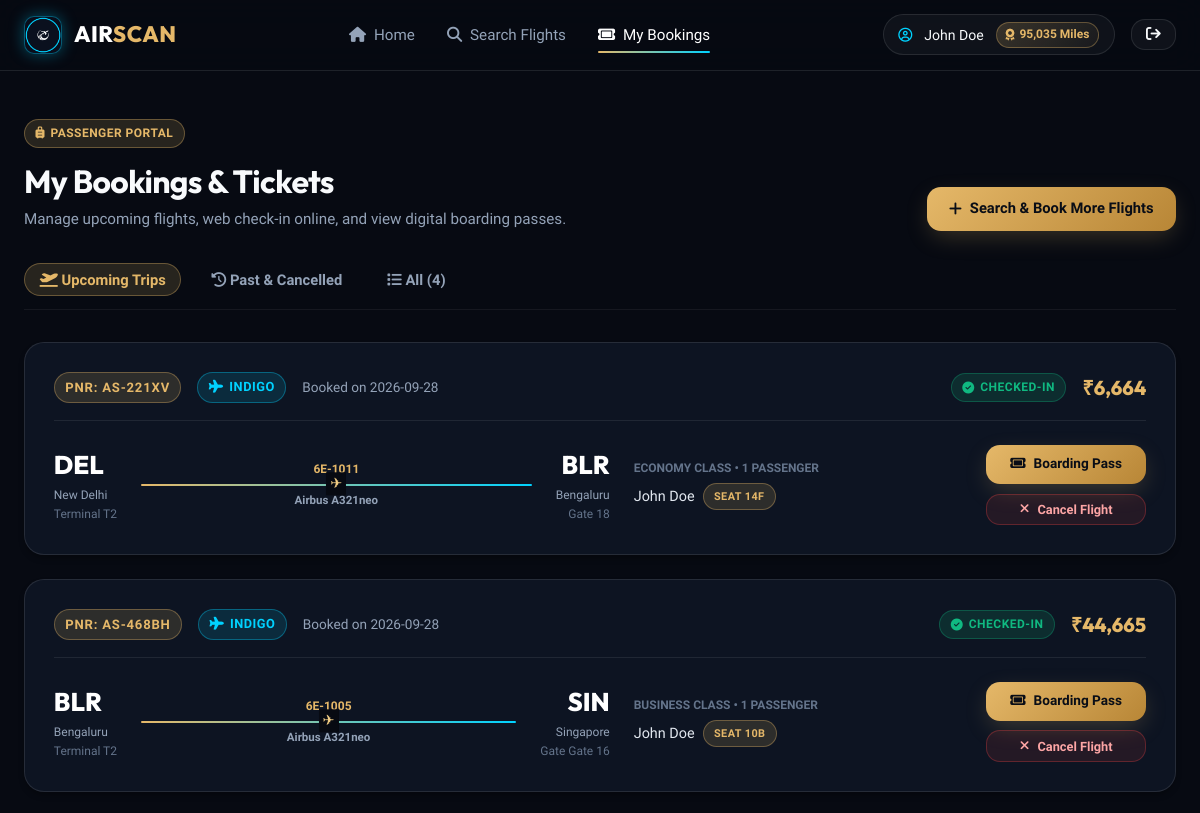
/my-bookings (signed in, upper part), run on an earlier commit of the app's database.
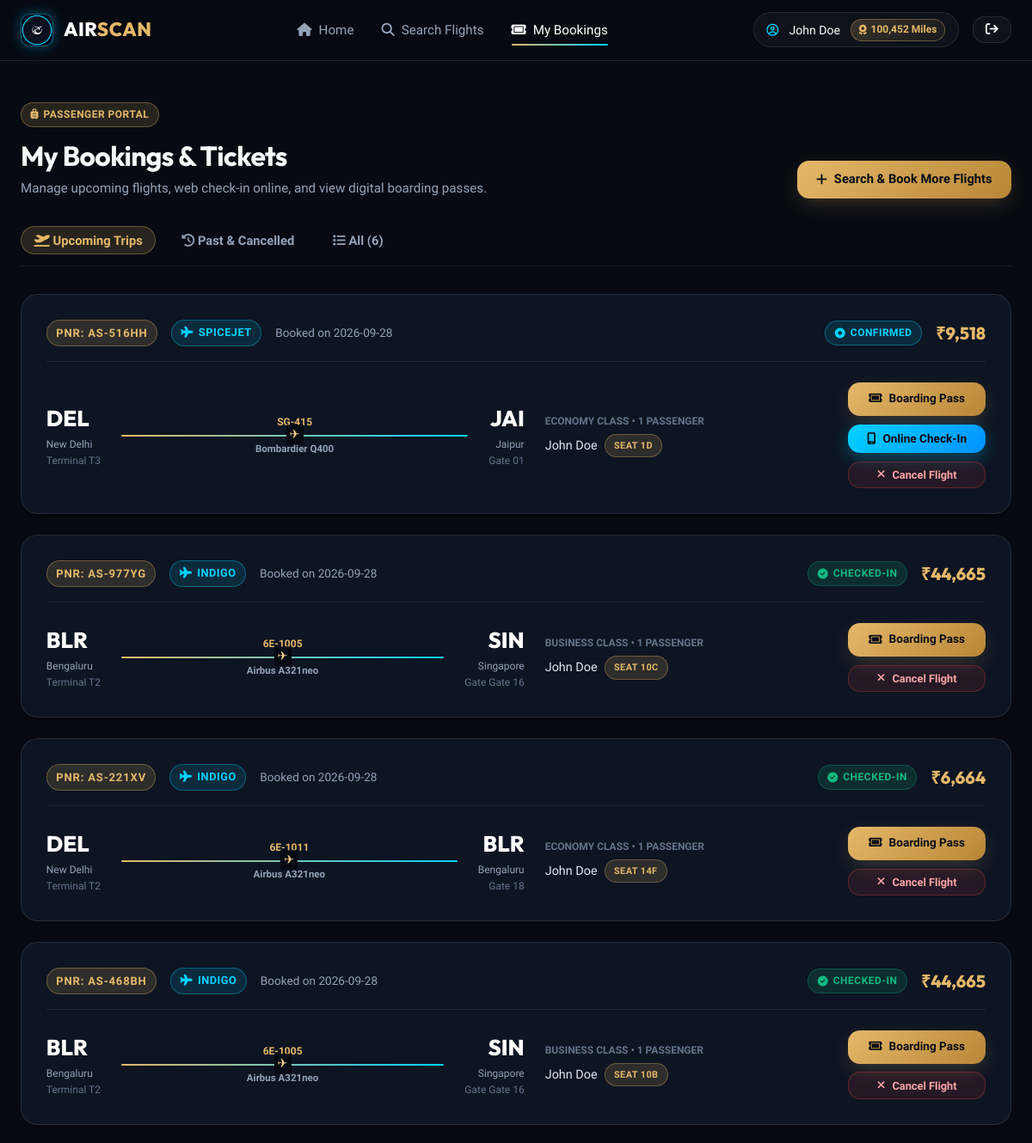
And on a later commit of the database.
### tables this page shows
CREATE TABLE users (
    id INTEGER PRIMARY KEY AUTOINCREMENT,
    full_name TEXT NOT NULL,
    email TEXT NOT NULL UNIQUE,
    password_hash TEXT NOT NULL,
    phone TEXT,
    passport_number TEXT,
    is_verified INTEGER DEFAULT 0,
    verification_code TEXT,
    verification_expiry TEXT,
    role TEXT DEFAULT 'passenger',
    miles INTEGER DEFAULT 12500,
    created_at TEXT DEFAULT CURRENT_TIMESTAMP
);

CREATE TABLE bookings (
    id INTEGER PRIMARY KEY AUTOINCREMENT,
    booking_reference TEXT NOT NULL UNIQUE,
    user_id INTEGER NOT NULL,
    flight_id INTEGER NOT NULL,
    trip_type TEXT DEFAULT 'One-Way',
    cabin_class TEXT NOT NULL,
    total_fare REAL NOT NULL,
    payment_status TEXT DEFAULT 'Paid',
    booking_status TEXT DEFAULT 'Confirmed',
    booking_date TEXT DEFAULT CURRENT_TIMESTAMP,
    FOREIGN KEY (user_id) REFERENCES users(id),
    FOREIGN KEY (flight_id) REFERENCES flights(id)
);

CREATE TABLE flights (
    id INTEGER PRIMARY KEY AUTOINCREMENT,
    flight_number TEXT NOT NULL UNIQUE,
    airline_name TEXT DEFAULT 'AeroLux Airways',
    origin_id INTEGER NOT NULL,
    destination_id INTEGER NOT NULL,
    departure_time TEXT NOT NULL,
    arrival_time TEXT NOT NULL,
    duration_minutes INTEGER NOT NULL,
    aircraft_model TEXT NOT NULL,
    status TEXT DEFAULT 'On Time',
    economy_price REAL NOT NULL,
    business_price REAL NOT NULL,
    first_price REAL NOT NULL,
    terminal TEXT DEFAULT 'T1',
    gate TEXT DEFAULT 'A4',
    created_at TEXT DEFAULT CURRENT_TIMESTAMP,
    FOREIGN KEY (origin_id) REFERENCES airports(id),
    FOREIGN KEY (destination_id) REFERENCES airports(id)
);

CREATE TABLE airports (
    id INTEGER PRIMARY KEY AUTOINCREMENT,
    code TEXT NOT NULL UNIQUE,
    name TEXT NOT NULL,
    city TEXT NOT NULL,
    country TEXT NOT NULL,
    timezone TEXT DEFAULT 'UTC'
);

CREATE TABLE passengers (
    id INTEGER PRIMARY KEY AUTOINCREMENT,
    booking_id INTEGER NOT NULL,
    full_name TEXT NOT NULL,
    passport_number TEXT,
    date_of_birth TEXT,
    seat_id INTEGER,
    seat_number TEXT,
    meal_preference TEXT DEFAULT 'Standard Gourmet',
    extra_baggage_kg INTEGER DEFAULT 0,
    ticket_number TEXT NOT NULL UNIQUE,
    FOREIGN KEY (booking_id) REFERENCES bookings(id),
    FOREIGN KEY (seat_id) REFERENCES seats(id)
);

### app.py (the view)
@app.route('/my-bookings')
@login_required
def my_bookings():
    bookings = Database.execute_query(
        """SELECT b.*, f.flight_number, f.airline_name, f.aircraft_model, f.departure_time, f.arrival_time, f.terminal, f.gate, f.status as flight_status,
                  orig.city as origin_city, orig.code as origin_code,
                  dest.city as destination_city, dest.code as destination_code,
                  (SELECT COUNT(*) FROM passengers p WHERE p.booking_id = b.id) as passenger_count
           FROM bookings b
           JOIN flights f ON b.flight_id = f.id
           JOIN airports orig ON f.origin_id = orig.id
           JOIN airports dest ON f.destination_id = dest.id
           WHERE b.user_id = %s
           ORDER BY b.booking_date DESC""",
        (session['user_id'],)
    )
    for b in bookings:
        b['passengers'] = Database.execute_query("SELECT * FROM passengers WHERE booking_id = %s", (b['id'],))
        dep_dt = datetime.strptime(str(b['departure_time'])[:19], '%Y-%m-%d %H:%M:%S')
        b['is_past'] = dep_dt < datetime.now()
        b['dep_formatted'] = dep_dt.strftime('%a, %d %b %Y • %H:%M')
    return render_template('my_bookings.html', bookings=bookings)

### app.py (called while the page is built)
def login_required(f):
    @wraps(f)
    def decorated_function(*args, **kwargs):
        if 'user_id' not in session:
            flash('Please sign in to access this page.', 'warning')
            return redirect(url_for('login', next=request.url))
        return f(*args, **kwargs)
    return decorated_function

@app.context_processor
def inject_global_data():
    current_user = None
    if 'user_id' in session:
        current_user = Database.execute_query(
            "SELECT id, full_name, email, phone, passport_number, is_verified, role, miles FROM users WHERE id = %s",
            (session['user_id'],),
            fetch_one=True
        )
    db_info = Database.get_db_info()
    return {
        'current_user': current_user,
        'db_info': db_info,
        'current_year': datetime.now().year
    }

### db.py (called while the page is built, shortened)
    @classmethod
    def determine_mode(cls):
        if cls._connection_mode:
            return cls._connection_mode

### templates/my_bookings.html (shortened to what the changed rows need)
{% extends 'base.html' %}
{% block content %}
<div class="container" style="padding: 3rem 1.5rem 5rem;">
  <div style="display: flex; justify-content: space-between; align-items: flex-end; margin-bottom: 2rem; flex-wrap: wrap; gap: 1rem;">
    <div>
      <h1>My Bookings & Tickets</h1>
    </div>
  </div>
  <div class="search-tabs" style="margin-bottom: 2rem;">
    <button type="button" class="trip-type-btn booking-filter-tab active" data-filter="upcoming">
      <i class="fa-solid fa-plane-departure"></i> Upcoming Trips
    </button>
    <button type="button" class="trip-type-btn booking-filter-tab" data-filter="past">
      <i class="fa-solid fa-clock-rotate-left"></i> Past & Cancelled
    </button>
    <button type="button" class="trip-type-btn booking-filter-tab" data-filter="all">
      <i class="fa-solid fa-list"></i> All ({{ bookings|length }})
    </button>
  </div>
  <div id="bookings-list-container">
    {% if bookings %}
      {% for b in bookings %}
        <div class="card-glass booking-item-card"
             style="margin-bottom: 1.5rem; padding: 1.8rem;"
             data-past="{{ 'true' if b.is_past else 'false' }}"
             data-status="{{ b.booking_status }}">
          <div style="display: flex; justify-content: space-between; align-items: center; border-bottom: 1px solid rgba(255, 255, 255, 0.08); padding-bottom: 1rem; margin-bottom: 1.5rem; flex-wrap: wrap; gap: 1rem;">
            <div style="display: flex; align-items: center; gap: 1rem; flex-wrap: wrap;">
              <span class="badge badge-gold" style="font-size: 0.82rem; letter-spacing: 0.06em;">
                PNR: {{ b.booking_reference }}
              </span>
              {% if b.airline_name %}
                <span class="badge badge-cyan" style="font-size: 0.8rem;">
                  <i class="fa-solid fa-plane"></i> {{ b.airline_name }}
                </span>
              {% endif %}
              <span style="font-size: 0.85rem; color: var(--text-muted);">
                Booked on {{ b.booking_date[:10] }}
              </span>
            </div>
            <div style="display: flex; align-items: center; gap: 1rem;">
              <span id="status-badge-{{ b.booking_reference }}"
                    class="badge {% if b.booking_status == 'Checked-In' %}badge-success{% elif b.booking_status == 'Cancelled' %}badge-danger{% else %}badge-cyan{% endif %}">
                <i class="fa-solid {% if b.booking_status == 'Checked-In' %}fa-check-circle{% elif b.booking_status == 'Cancelled' %}fa-ban{% else %}fa-circle-dot{% endif %}"></i>
                {{ b.booking_status }}
              </span>
              <span style="font-size: 1.25rem; font-weight: 800; font-family: var(--font-heading); color: var(--gold-primary);">
                ₹{{ "{:,}".format(b.total_fare|int) }}
              </span>
            </div>
          </div>
          <div class="booking-content-grid">
            <div class="flight-timeline">
              <div class="time-point">
                <div class="time" style="font-size: 1.6rem;">{{ b.origin_code }}</div>
                <div class="city">{{ b.origin_city }}</div>
                <div style="font-size: 0.75rem; color: var(--text-dim);">Terminal {{ b.terminal }}</div>
              </div>
              <div class="flight-path">
                <span class="duration" style="color: var(--gold-primary); font-weight: 700;">{{ b.flight_number }}</span>
                <div class="flight-line"></div>
                <span class="stops" style="color: var(--text-muted);">{{ b.aircraft_model }}</span>
              </div>
              <div class="time-point dest">
                <div class="time" style="font-size: 1.6rem;">{{ b.destination_code }}</div>
                <div class="city">{{ b.destination_city }}</div>
                <div style="font-size: 0.75rem; color: var(--text-dim);">Gate {{ b.gate }}</div>
              </div>
            </div>
            <div>
              <div style="font-size: 0.75rem; color: var(--text-dim); text-transform: uppercase; font-weight: 700; margin-bottom: 0.3rem;">
                {{ b.cabin_class }} Class • {{ b.passenger_count }} Passenger{% if b.passenger_count > 1 %}s{% endif %}
              </div>
              <div style="display: flex; flex-direction: column; gap: 0.3rem;">
                {% for p in b.passengers %}
                  <div style="font-size: 0.9rem; color: #e2e8f0; display: flex; align-items: center; gap: 0.5rem;">
                    <span>{{ p.full_name }}</span>
                    <span class="badge badge-gold" style="font-size: 0.68rem;">Seat {{ p.seat_number }}</span>
                  </div>
                {% endfor %}
              </div>
            </div>
            <div class="booking-actions-group">
              {% if b.booking_status != 'Cancelled' %}
                <a href="{{ url_for('view_ticket', reference=b.booking_reference) }}" class="btn btn-primary" style="padding: 0.55rem 1rem; font-size: 0.85rem;">
                  <i class="fa-solid fa-ticket"></i> Boarding Pass
                </a>
                {% if b.booking_status != 'Checked-In' %}
                  <button type="button" class="btn btn-cyan btn-action-checkin" data-ref="{{ b.booking_reference }}" style="padding: 0.55rem 1rem; font-size: 0.85rem;">
                    <i class="fa-solid fa-mobile-screen"></i> Online Check-In
                  </button>
                {% endif %}
                <button type="button" class="btn btn-danger-glass btn-action-cancel"
                        data-ref="{{ b.booking_reference }}" data-fare="{{ b.total_fare }}" style="padding: 0.45rem 1rem; font-size: 0.8rem;">
                  <i class="fa-solid fa-xmark"></i> Cancel Flight
                </button>
              {% else %}
                <span class="badge badge-danger" style="text-align: center; justify-content: center; padding: 0.5rem;">
                  Booking Cancelled
                </span>
              {% endif %}
            </div>
          </div>
        </div>
      {% endfor %}
    {% endif %}
  </div>
</div>
{% endblock %}

### templates/base.html (shortened to what this page needs)
<!DOCTYPE html>
<html lang="en">
<head>
  <link rel="stylesheet" href="https://cdnjs.cloudflare.com/ajax/libs/font-awesome/6.5.1/css/all.min.css">
  <link rel="stylesheet" href="{{ url_for('static', filename='css/style.css') }}">
  <link rel="stylesheet" href="{{ url_for('static', filename='css/seatmap.css') }}">
  <link rel="stylesheet" href="{{ url_for('static', filename='css/boarding-pass.css') }}">
</head>
<body>
  <nav class="navbar">
    <div class="container nav-container">
      <a href="{{ url_for('index') }}" class="nav-brand">
        <div class="brand-icon">
          <img src="{{ url_for('static', filename='images/favicon.png') }}" alt="AirScan Logo">
        </div>
        <div class="brand-text">AIR<span>SCAN</span></div>
      </a>
      <ul class="nav-menu">
        <li><a href="{{ url_for('index') }}" class="nav-link {% if request.endpoint == 'index' %}active{% endif %}"><i class="fa-solid fa-house"></i> Home</a></li>
        <li><a href="{{ url_for('flights') }}" class="nav-link {% if request.endpoint == 'flights' %}active{% endif %}"><i class="fa-solid fa-magnifying-glass"></i> Search Flights</a></li>
        {% if current_user %}
          <li><a href="{{ url_for('my_bookings') }}" class="nav-link {% if request.endpoint == 'my_bookings' %}active{% endif %}"><i class="fa-solid fa-ticket"></i> My Bookings</a></li>
        {% endif %}
      </ul>
      <div class="nav-actions">
        {% if current_user %}
          <a href="{{ url_for('profile') }}" class="user-badge" title="View Profile & Loyalty Tier">
            <i class="fa-regular fa-circle-user" style="color: var(--cyan-primary);"></i>
            <span>{{ current_user.full_name }}</span>
            <div class="miles-pill">
              <i class="fa-solid fa-award"></i> {{ "{:,}".format(current_user.miles or 0) }} Miles
            </div>
          </a>
          <a href="{{ url_for('logout') }}" class="btn btn-glass desktop-only" style="padding: 0.45rem 0.9rem;" title="Sign Out">
            <i class="fa-solid fa-arrow-right-from-bracket"></i>
          </a>
        {% else %}
          <a href="{{ url_for('login') }}" class="btn btn-glass">Sign In</a>
          <a href="{{ url_for('register') }}" class="btn btn-primary">Join AirScan</a>
        {% endif %}
      </div>
    </div>
  </nav>
  <main>
    {% block content %}{% endblock %}
  </main>
</body>
</html>

What changed in the data, as far as the page shows it:
changed users "John Doe": miles "95,035" → "100,452"
added bookings: booking_reference "AS-516HH", airline_name "SPICEJET", booking_date "2026-09-28", booking_status "CONFIRMED", total_fare "9,518", origin_code "DEL", origin_city "New Delhi", terminal "T3", flight_number "SG-415", aircraft_model "Bombardier Q400", destination_code "JAI", destination_city "Jaipur", gate "01", cabin_class "ECONOMY", passenger_count "1"
added passengers: full_name "John Doe", seat_number "1D", shown under "AS-516HH"
added bookings: booking_reference "AS-977YG", airline_name "INDIGO", booking_date "2026-09-28", booking_status "CHECKED-IN", total_fare "44,665", origin_code "BLR", origin_city "Bengaluru", terminal "T2", flight_number "6E-1005", aircraft_model "Airbus A321neo", destination_code "SIN", destination_city "Singapore", gate "Gate 16", cabin_class "BUSINESS", passenger_count "1"
added passengers: full_name "John Doe", seat_number "10C", shown under "AS-977YG"
Also different on the page:
{{ bookings|length }}: "4" → "6"
